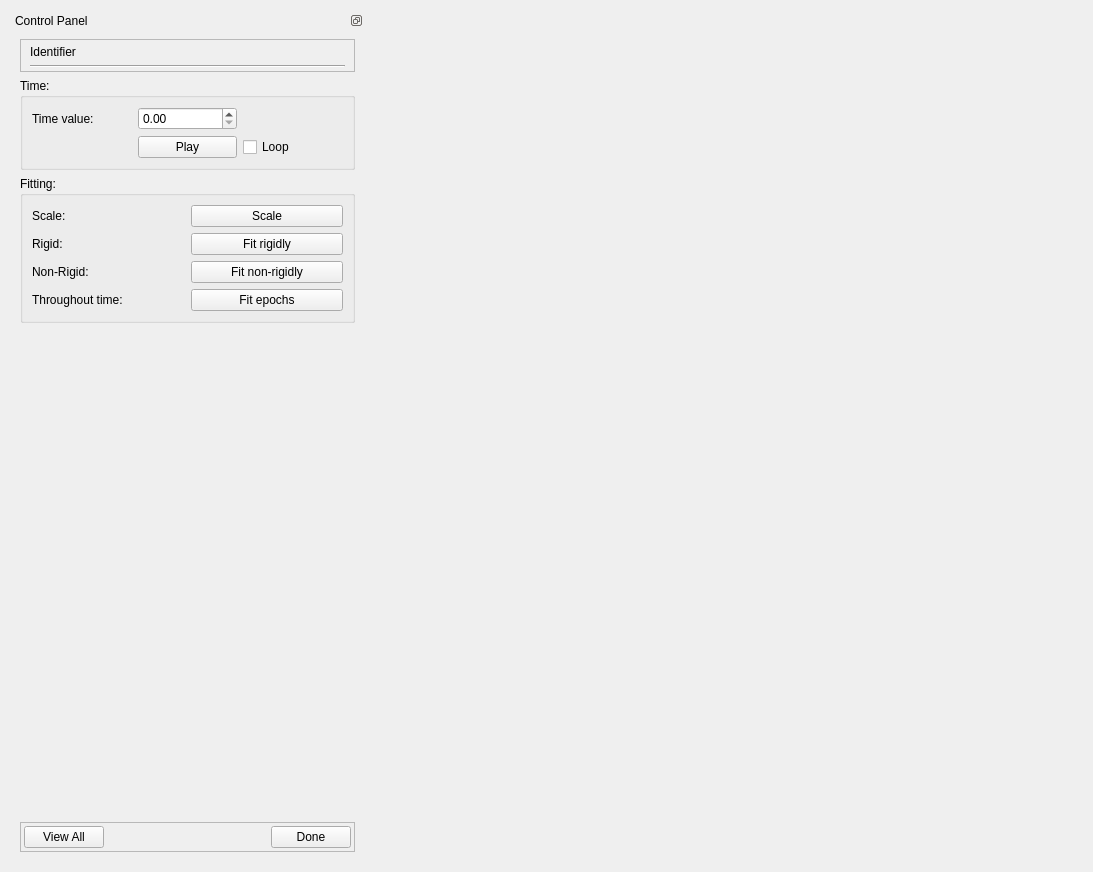
<?xml version="1.0" encoding="UTF-8"?>
<ui version="4.0">
 <class>ParametricFittingWidget</class>
 <widget class="QWidget" name="ParametricFittingWidget">
  <property name="geometry">
   <rect>
    <x>0</x>
    <y>0</y>
    <width>1093</width>
    <height>872</height>
   </rect>
  </property>
  <property name="sizePolicy">
   <sizepolicy hsizetype="Preferred" vsizetype="Preferred">
    <horstretch>0</horstretch>
    <verstretch>0</verstretch>
   </sizepolicy>
  </property>
  <property name="windowTitle">
   <string>Parametric Fitting</string>
  </property>
  <layout class="QGridLayout" name="gridLayout">
   <item row="0" column="0">
    <widget class="QDockWidget" name="dockWidget">
     <property name="sizePolicy">
      <sizepolicy hsizetype="Preferred" vsizetype="Expanding">
       <horstretch>1</horstretch>
       <verstretch>0</verstretch>
      </sizepolicy>
     </property>
     <property name="minimumSize">
      <size>
       <width>353</width>
       <height>430</height>
      </size>
     </property>
     <property name="features">
      <set>QDockWidget::DockWidgetFloatable|QDockWidget::DockWidgetMovable</set>
     </property>
     <property name="allowedAreas">
      <set>Qt::AllDockWidgetAreas</set>
     </property>
     <property name="windowTitle">
      <string>Control Panel</string>
     </property>
     <widget class="QWidget" name="dockWidgetContents">
      <property name="sizePolicy">
       <sizepolicy hsizetype="Preferred" vsizetype="Expanding">
        <horstretch>0</horstretch>
        <verstretch>0</verstretch>
       </sizepolicy>
      </property>
      <layout class="QVBoxLayout" name="verticalLayout">
       <item>
        <widget class="QFrame" name="identifier_frame">
         <property name="minimumSize">
          <size>
           <width>0</width>
           <height>0</height>
          </size>
         </property>
         <property name="frameShape">
          <enum>QFrame::StyledPanel</enum>
         </property>
         <property name="frameShadow">
          <enum>QFrame::Raised</enum>
         </property>
         <layout class="QVBoxLayout" name="verticalLayout_4">
          <property name="topMargin">
           <number>5</number>
          </property>
          <property name="bottomMargin">
           <number>3</number>
          </property>
          <item>
           <widget class="QLabel" name="identifier_label">
            <property name="text">
             <string>Identifier</string>
            </property>
           </widget>
          </item>
          <item>
           <widget class="Line" name="line">
            <property name="orientation">
             <enum>Qt::Horizontal</enum>
            </property>
           </widget>
          </item>
         </layout>
        </widget>
       </item>
       <item>
        <widget class="QGroupBox" name="time_groupBox">
         <property name="title">
          <string>Time:</string>
         </property>
         <layout class="QGridLayout" name="gridLayout_4">
          <item row="1" column="1">
           <widget class="QPushButton" name="timePlayStop_pushButton">
            <property name="text">
             <string>Play</string>
            </property>
           </widget>
          </item>
          <item row="0" column="0">
           <widget class="QLabel" name="timeValue_label">
            <property name="text">
             <string>Time value:</string>
            </property>
           </widget>
          </item>
          <item row="0" column="1">
           <widget class="QDoubleSpinBox" name="timeValue_doubleSpinBox">
            <property name="maximum">
             <double>12000.000000000000000</double>
            </property>
           </widget>
          </item>
          <item row="1" column="2">
           <widget class="QCheckBox" name="timeLoop_checkBox">
            <property name="text">
             <string>Loop</string>
            </property>
           </widget>
          </item>
         </layout>
        </widget>
       </item>
       <item>
        <widget class="QGroupBox" name="fitting_groupBox">
         <property name="title">
          <string>Fitting:</string>
         </property>
         <layout class="QGridLayout" name="gridLayout_3">
          <item row="2" column="0">
           <widget class="QLabel" name="fittingRigid_label">
            <property name="text">
             <string>Rigid:</string>
            </property>
           </widget>
          </item>
          <item row="0" column="0">
           <widget class="QLabel" name="fittingScale_label">
            <property name="text">
             <string>Scale:</string>
            </property>
           </widget>
          </item>
          <item row="2" column="1">
           <widget class="QPushButton" name="fittingFitRigidly_pushButton">
            <property name="text">
             <string>Fit rigidly</string>
            </property>
           </widget>
          </item>
          <item row="0" column="1">
           <widget class="QPushButton" name="fittingScale_pushButton">
            <property name="text">
             <string>Scale</string>
            </property>
           </widget>
          </item>
          <item row="5" column="0">
           <widget class="QLabel" name="fittingFitEpochs_label">
            <property name="text">
             <string>Throughout time:</string>
            </property>
           </widget>
          </item>
          <item row="3" column="1">
           <widget class="QPushButton" name="fittingFitNonRigidly_pushButton">
            <property name="text">
             <string>Fit non-rigidly</string>
            </property>
           </widget>
          </item>
          <item row="3" column="0">
           <widget class="QLabel" name="fittingNonRigid_label">
            <property name="text">
             <string>Non-Rigid:</string>
            </property>
           </widget>
          </item>
          <item row="5" column="1">
           <widget class="QPushButton" name="fittingFitEpochs_pushButton">
            <property name="text">
             <string>Fit epochs</string>
            </property>
           </widget>
          </item>
         </layout>
        </widget>
       </item>
       <item>
        <spacer name="verticalSpacer">
         <property name="orientation">
          <enum>Qt::Vertical</enum>
         </property>
         <property name="sizeHint" stdset="0">
          <size>
           <width>20</width>
           <height>557</height>
          </size>
         </property>
        </spacer>
       </item>
       <item>
        <widget class="QFrame" name="frame">
         <property name="frameShape">
          <enum>QFrame::StyledPanel</enum>
         </property>
         <property name="frameShadow">
          <enum>QFrame::Raised</enum>
         </property>
         <layout class="QHBoxLayout" name="horizontalLayout_2">
          <property name="leftMargin">
           <number>3</number>
          </property>
          <property name="topMargin">
           <number>3</number>
          </property>
          <property name="rightMargin">
           <number>3</number>
          </property>
          <property name="bottomMargin">
           <number>3</number>
          </property>
          <item>
           <widget class="QPushButton" name="viewAll_button">
            <property name="text">
             <string>View All</string>
            </property>
           </widget>
          </item>
          <item>
           <spacer name="horizontalSpacer">
            <property name="orientation">
             <enum>Qt::Horizontal</enum>
            </property>
            <property name="sizeHint" stdset="0">
             <size>
              <width>40</width>
              <height>20</height>
             </size>
            </property>
           </spacer>
          </item>
          <item>
           <widget class="QPushButton" name="done_button">
            <property name="sizePolicy">
             <sizepolicy hsizetype="Minimum" vsizetype="Fixed">
              <horstretch>0</horstretch>
              <verstretch>0</verstretch>
             </sizepolicy>
            </property>
            <property name="text">
             <string>Done</string>
            </property>
           </widget>
          </item>
         </layout>
        </widget>
       </item>
      </layout>
     </widget>
    </widget>
   </item>
   <item row="0" column="1">
    <widget class="BaseSceneviewerWidget" name="sceneviewer_widget" native="true">
     <property name="sizePolicy">
      <sizepolicy hsizetype="Expanding" vsizetype="Preferred">
       <horstretch>4</horstretch>
       <verstretch>0</verstretch>
      </sizepolicy>
     </property>
    </widget>
   </item>
  </layout>
 </widget>
 <customwidgets>
  <customwidget>
   <class>BaseSceneviewerWidget</class>
   <extends>QWidget</extends>
   <header>cmlibs/widgets/basesceneviewerwidget.h</header>
   <container>1</container>
  </customwidget>
 </customwidgets>
 <resources>
  <include location="resources.qrc"/>
 </resources>
 <connections/>
</ui>
